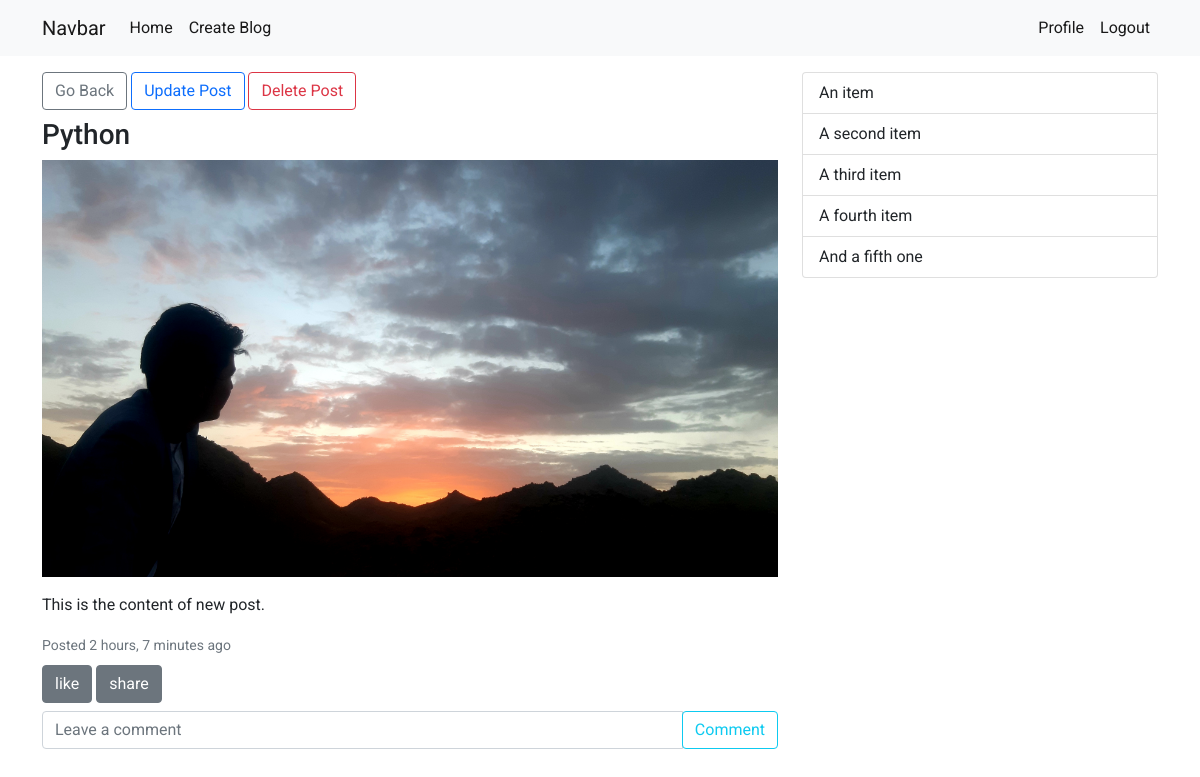
The app's page /blog/python/ (signed in) with its own data.
### blog/models.py (models this page shows, shortened)
class Blog(models.Model):
    STATUS_CHOICES = (
        ('draft', 'Draft'),
        ('published', 'Published'),
    )
    title = models.CharField(max_length=250)
    slug = models.SlugField(max_length=250,
                            unique_for_date='publish')
    author = models.ForeignKey(User,
                               related_name='blog_posts',  on_delete=models.CASCADE)
    body = models.TextField()
    publish = models.DateTimeField(default=timezone.now)
    created = models.DateTimeField(auto_now_add=True)
    updated = models.DateTimeField(auto_now=True)
    image = models.ImageField(upload_to='blog/images/', null=True, blank=True)
    status = models.CharField(max_length=10,
                              choices=STATUS_CHOICES,
                              default='draft')
    class Meta:
        ordering = ('-publish',)

### blog/views.py (the view)
# urls.py: path("blog/<slug:slug>/", views.PostDetailView.as_view(), name="post-detail"),
class PostDetailView(generic.DetailView):
    model = Blog
    template_name = "blog/post_detail.html"

### blog/templates/blog/post_detail.html (shortened to what this page needs)
{% extends 'base.html' %}
{% block content %}
    <div>
        <a href="/" class="btn btn-outline-secondary mb-2">Go Back</a>
        <a href="{% url 'post-update' object.slug %}" class="btn btn-outline-primary mb-2">Update Post</a>
        <a href="{% url 'post-delete' object.slug %}" class="btn btn-outline-danger mb-2">Delete Post</a>
        <h3>
            {{ object.title }}
        </h3>
        {% if object.image %}
        <img src="{{ object.image.url }}" alt="image" class="img-fluid">
        {% endif %}
        <p class="my-3">{{ object.body }}</p>
        <small class="text-muted">
            Posted {{ object.created|timesince }} ago
        </small>
        <div class="row mt-2">
            <div class="col-4">
                <button class="btn btn-secondary">like</button>
                <button class="btn btn-secondary">share</button>
            </div>
        </div>
        <form action="" method="POST">
            <div class="input-group mb-3">
                <input type="text" class="form-control mt-2" placeholder="Leave a comment" aria-label="Recipient's username"
                    aria-describedby="basic-addon2">
                <div class="input-group-append mt-2">
                    <button class="btn btn-outline-info" type="button">Comment</button>
                </div>
            </div>
        </form>
    </div>
{% endblock content %}

### static/css/main.css (style rules this page uses)
body { font-family: "Roboto", sans-serif; }

### records on screen
Blog: title "Python", image (picture), body "This is the content of new post.", created "2 hours, 7 minutes"
